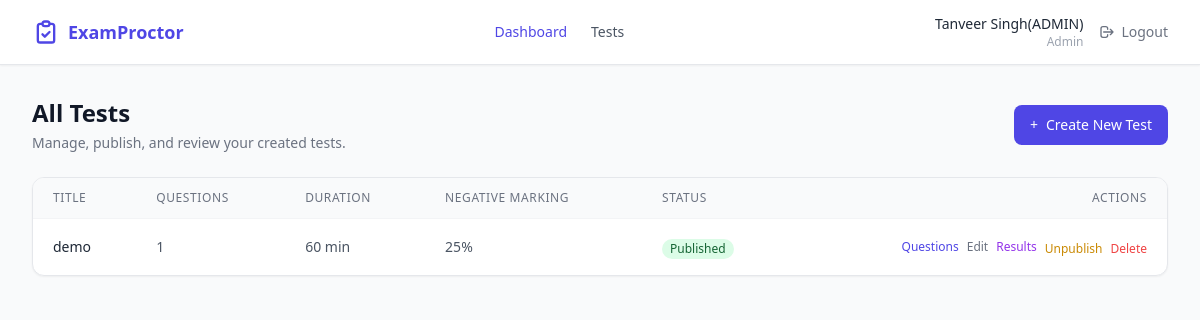
Page /admin/tests (signed in) on the committed database.
### app/models.py (models this page shows, shortened)
class User(UserMixin, db.Model):
    __tablename__ = "users"
    id            = db.Column(db.Integer, primary_key=True)
    name          = db.Column(db.String(120), nullable=False)
    email         = db.Column(db.String(180), unique=True, nullable=False)
    password_hash = db.Column(db.String(256), nullable=False)
    role          = db.Column(db.String(20), nullable=False, default="candidate")
    created_at    = db.Column(db.DateTime, default=datetime.utcnow)
    tests_created = db.relationship("Test", backref="creator", lazy="dynamic",
                                    foreign_keys="Test.created_by")
    attempts      = db.relationship("Attempt", backref="candidate", lazy="dynamic",
                                    foreign_keys="Attempt.user_id")
    def is_admin(self):
        return self.role == "admin"

class Test(db.Model):
    __tablename__ = "tests"
    id                = db.Column(db.Integer, primary_key=True)
    title             = db.Column(db.String(200), nullable=False)
    description       = db.Column(db.Text, nullable=True)
    duration_minutes  = db.Column(db.Integer, nullable=False, default=60)
    negative_marking  = db.Column(db.Float, nullable=False, default=0.0)
    pass_marks        = db.Column(db.Float, nullable=False, default=0.0)
    is_published      = db.Column(db.Boolean, default=False, nullable=False)
    created_by        = db.Column(db.Integer, db.ForeignKey("users.id"), nullable=False)
    created_at        = db.Column(db.DateTime, default=datetime.utcnow)
    questions         = db.relationship("Question", backref="test", lazy="dynamic",
                                        cascade="all, delete-orphan",
                                        order_by="Question.order_index")
    attempts          = db.relationship("Attempt", backref="test", lazy="dynamic",
                                        cascade="all, delete-orphan")
    def question_count(self):
        return self.questions.count()

### app/admin.py (the view)
@admin_bp.route("/tests")
@login_required
@admin_required
def test_list():
    tests = (
        Test.query
        .filter_by(created_by=current_user.id)
        .order_by(Test.created_at.desc())
        .all()
    )
    return render_template("admin/test_list.html", tests=tests)

### app/admin.py (called while the page is built)
def admin_required(f):
    from functools import wraps
    @wraps(f)
    def decorated(*args, **kwargs):
        if not current_user.is_authenticated or not current_user.is_admin():
            abort(403)
        return f(*args, **kwargs)
    return decorated

### app/templates/admin/test_list.html (shortened to what this page needs)
{% extends "base.html" %}
{% block content %}
<div class="flex items-center justify-between mb-6">
    <div>
        <h1 class="text-2xl font-bold text-gray-900">All Tests</h1>
        <p class="text-sm text-gray-500 mt-1">Manage, publish, and review your created tests.</p>
    </div>
    <a href="{{ url_for('admin.create_test') }}"
       class="inline-flex items-center gap-2 bg-indigo-600 text-white text-sm font-medium
              px-4 py-2.5 rounded-lg hover:bg-indigo-700 transition-colors">
        <span>+</span> Create New Test
    </a>
</div>
{% if tests %}
<div class="bg-white rounded-xl border border-gray-200 shadow-sm overflow-hidden">
    <div class="overflow-x-auto">
        <table class="min-w-full divide-y divide-gray-100">
            <thead class="bg-gray-50">
                <tr>
                    <th class="px-5 py-3 text-left text-xs font-medium text-gray-500 uppercase tracking-wider">Title</th>
                    <th class="px-5 py-3 text-left text-xs font-medium text-gray-500 uppercase tracking-wider">Questions</th>
                    <th class="px-5 py-3 text-left text-xs font-medium text-gray-500 uppercase tracking-wider">Duration</th>
                    <th class="px-5 py-3 text-left text-xs font-medium text-gray-500 uppercase tracking-wider">Negative Marking</th>
                    <th class="px-5 py-3 text-left text-xs font-medium text-gray-500 uppercase tracking-wider">Status</th>
                    <th class="px-5 py-3 text-right text-xs font-medium text-gray-500 uppercase tracking-wider">Actions</th>
                </tr>
            </thead>
            <tbody class="divide-y divide-gray-100">
                {% for test in tests %}
                <tr class="hover:bg-gray-50">
                    <td class="px-5 py-4">
                        <p class="text-sm font-medium text-gray-800">{{ test.title }}</p>
                    </td>
                    <td class="px-5 py-4 text-sm text-gray-600">{{ test.question_count() }}</td>
                    <td class="px-5 py-4 text-sm text-gray-600">{{ test.duration_minutes }} min</td>
                    <td class="px-5 py-4 text-sm text-gray-600">
                        {% if test.negative_marking > 0 %}
                            {{ (test.negative_marking * 100) | round | int }}%
                        {% else %}
                            Disabled
                        {% endif %}
                    </td>
                    <td class="px-5 py-4">
                        {% if test.is_published %}
                            <span class="inline-flex items-center px-2 py-0.5 rounded-full text-xs font-medium bg-green-100 text-green-800">
                                Published
                            </span>
                        {% else %}
                            <span class="inline-flex items-center px-2 py-0.5 rounded-full text-xs font-medium bg-gray-100 text-gray-600">
                                Draft
                            </span>
                        {% endif %}
                    </td>
                    <td class="px-5 py-4 text-right">
                        <div class="flex items-center justify-end gap-2">
                            <a href="{{ url_for('admin.question_list', test_id=test.id) }}"
                               class="text-xs font-medium text-indigo-600 hover:text-indigo-800"
                               title="Manage Questions">
                                Questions
                            </a>
                            <a href="{{ url_for('admin.edit_test', test_id=test.id) }}"
                               class="text-xs font-medium text-gray-500 hover:text-gray-700"
                               title="Edit Test">
                                Edit
                            </a>
                            <a href="{{ url_for('admin.results', test_id=test.id) }}"
                               class="text-xs font-medium text-purple-600 hover:text-purple-800"
                               title="View Results">
                                Results
                            </a>
                            <form method="POST"
                                  action="{{ url_for('admin.toggle_publish', test_id=test.id) }}"
                                  class="publish-form inline"
                                  data-published="{{ 'true' if test.is_published else 'false' }}"
                                  data-test-name="{{ test.title }}">
                                <button type="submit"
                                        class="text-xs font-medium {% if test.is_published %}text-yellow-600 hover:text-yellow-800{% else %}text-green-600 hover:text-green-800{% endif %}">
                                    {{ 'Unpublish' if test.is_published else 'Publish' }}
                                </button>
                            </form>
                            <form method="POST"
                                  action="{{ url_for('admin.delete_test', test_id=test.id) }}"
                                  class="delete-form inline"
                                  data-item-name="{{ test.title }}">
                                <button type="submit" class="text-xs font-medium text-red-500 hover:text-red-700">
                                    Delete
                                </button>
                            </form>
                        </div>
                    </td>
                </tr>
                {% endfor %}
            </tbody>
        </table>
    </div>
</div>
{% endif %}
{% endblock %}

### app/templates/base.html (shortened to what this page needs)
<!DOCTYPE html>
<html lang="en" class="h-full bg-gray-50">
<head>
    <script src="https://cdn.tailwindcss.com"></script>
    <link rel="stylesheet" href="{{ url_for('static', filename='css/custom.css') }}" />
</head>
<body class="h-full flex flex-col {% block body_class %}{% endblock %}">
    {% if current_user.is_authenticated %}
    <nav class="bg-white border-b border-gray-200 shadow-sm no-print">
        <div class="max-w-7xl mx-auto px-4 sm:px-6 lg:px-8">
            <div class="flex justify-between h-16 items-center">
                <a href="/" class="flex items-center gap-2 text-indigo-600 font-bold text-lg">
                    <svg class="w-7 h-7" fill="none" stroke="currentColor" viewBox="0 0 24 24">
                        <path stroke-linecap="round" stroke-linejoin="round" stroke-width="2"
                              d="M9 5H7a2 2 0 00-2 2v12a2 2 0 002 2h10a2 2 0 002-2V7a2 2 0 00-2-2h-2
                                 M9 5a2 2 0 002 2h2a2 2 0 002-2M9 5a2 2 0 012-2h2a2 2 0 012 2
                                 m-6 9l2 2 4-4" />
                    </svg>
                    ExamProctor
                </a>
                <div class="flex items-center gap-6">
                    {% if current_user.is_admin() %}
                        <a href="{{ url_for('admin.dashboard') }}"
                           class="text-sm font-medium text-gray-600 hover:text-indigo-600 transition-colors
                                  {% if request.endpoint and request.endpoint.startswith('admin') %}text-indigo-600{% endif %}">
                            Dashboard
                        </a>
                        <a href="{{ url_for('admin.test_list') }}"
                           class="text-sm font-medium text-gray-600 hover:text-indigo-600 transition-colors">
                            Tests
                        </a>
                    {% elif current_user.is_candidate() %}
                        <a href="{{ url_for('candidate.dashboard') }}"
                           class="text-sm font-medium text-gray-600 hover:text-indigo-600 transition-colors">
                            My Tests
                        </a>
                    {% endif %}
                </div>
                <div class="flex items-center gap-4">
                    <div class="text-right hidden sm:block">
                        <p class="text-sm font-medium text-gray-800">{{ current_user.name }}</p>
                        <p class="text-xs text-gray-400 capitalize">{{ current_user.role }}</p>
                    </div>
                    <a href="{{ url_for('auth.logout') }}"
                       class="inline-flex items-center gap-1.5 text-sm font-medium text-gray-500
                              hover:text-red-600 transition-colors">
                        <svg class="w-4 h-4" fill="none" stroke="currentColor" viewBox="0 0 24 24">
                            <path stroke-linecap="round" stroke-linejoin="round" stroke-width="2"
                                  d="M17 16l4-4m0 0l-4-4m4 4H7m6 4v1a3 3 0 01-3 3H6
                                     a3 3 0 01-3-3V7a3 3 0 013-3h4a3 3 0 013 3v1" />
                        </svg>
                        Logout
                    </a>
                </div>
            </div>
        </div>
    </nav>
    {% endif %}
    <main class="flex-1 {% block main_class %}max-w-7xl mx-auto w-full px-4 sm:px-6 lg:px-8 py-8{% endblock %}">
        {% block content %}{% endblock %}
    </main>
</body>
</html>

### static/css/custom.css (style rules this page uses)
* { scroll-behavior: smooth; }
a, button { transition: transform 0.15s ease, box-shadow 0.2s ease, background-color 0.2s ease, border-color 0.2s ease, color 0.2s ease, opacity 0.2s ease; }
main { animation: pageIn 0.45s ease both; }

### rows in the picture
User: name "Tanveer Singh(ADMIN)", role "Admin"
Test: title "demo", question_count "1", duration_minutes "60", (test.negative_marking*100)|round|int "25", shows "Published", is_published "Unpublish"
